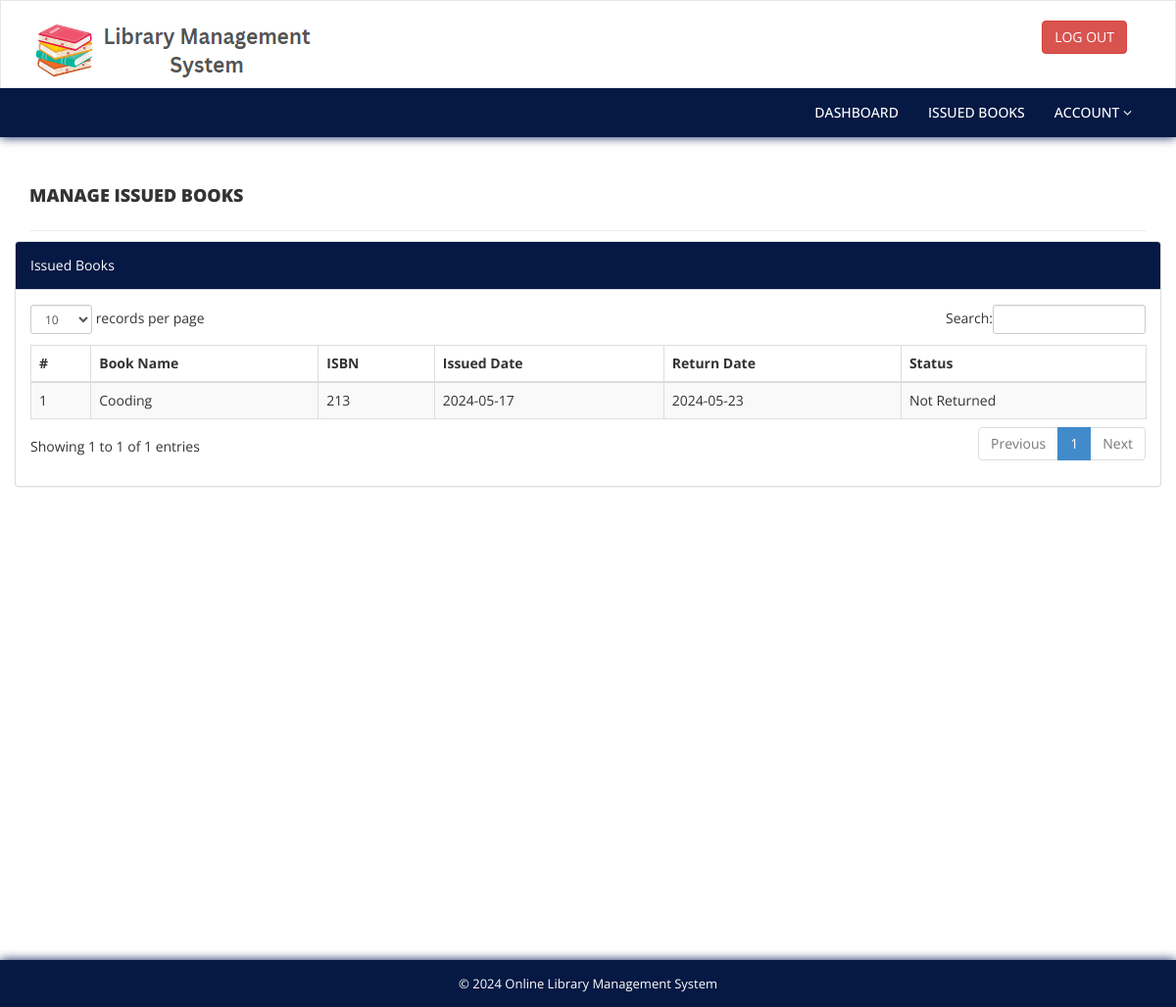
Before: /not-returned.php (signed in) with the older database file.
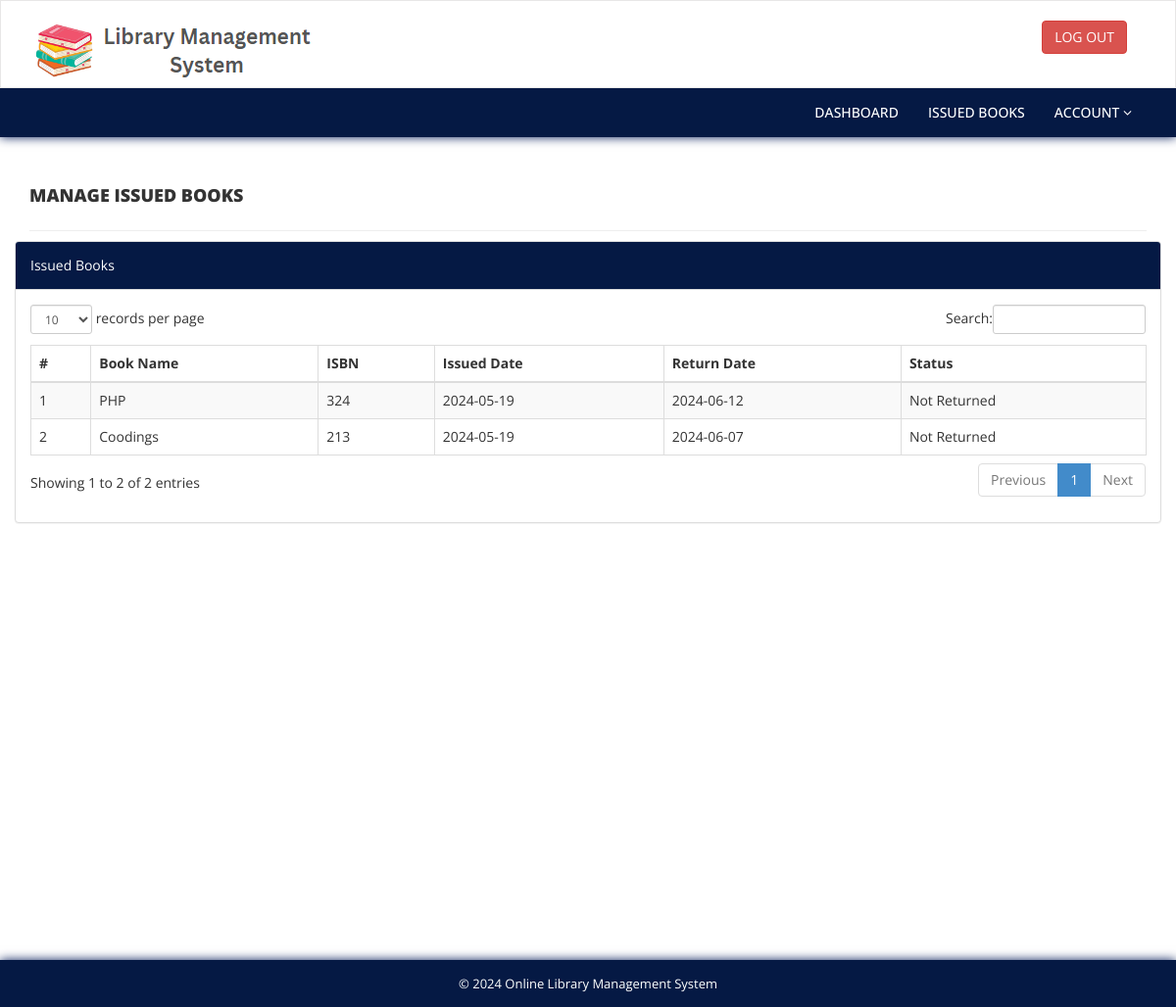
After: the same page with the newer database file.
### tables this page shows
CREATE TABLE `tblissuedbookdetails` (
  `id` int(11) NOT NULL,
  `BookId` int(11) DEFAULT NULL,
  `StudentID` varchar(150) DEFAULT NULL,
  `IssuesDate` timestamp NULL DEFAULT current_timestamp(),
  `ReturnDate` timestamp NULL DEFAULT NULL ON UPDATE current_timestamp(),
  `ReturnStatus` int(1) DEFAULT NULL
);

CREATE TABLE `tblbooks` (
  `id` int(11) NOT NULL,
  `BookName` varchar(255) DEFAULT NULL,
  `CatId` int(11) DEFAULT NULL,
  `AuthorId` int(11) DEFAULT NULL,
  `ISBNNumber` int(11) DEFAULT NULL,
  `RegDate` timestamp NULL DEFAULT current_timestamp(),
  `UpdationDate` timestamp NULL DEFAULT NULL ON UPDATE current_timestamp()
);

### not-returned.php (the view, shortened to what this page needs)
<?php
include('includes/config.php');
if (strlen($_SESSION['login']) == 0) {
    header('location:index.php');
} else {
?>
    <!DOCTYPE html>
    <html xmlns="http://www.w3.org/1999/xhtml">
    <head>
        <link href="assets/css/bootstrap.css" rel="stylesheet" />
        <link href="assets/css/font-awesome.css" rel="stylesheet" />
        <link href="assets/js/dataTables/dataTables.bootstrap.css" rel="stylesheet" />
        <link href="assets/css/style.css" rel="stylesheet" />
    </head>
    <body>
        <?php include('includes/header.php'); ?>
        <div class="content-wrapper">
            <div class="container">
                <div class="row pad-botm">
                    <div class="col-md-12">
                        <h4 class="header-line">Manage Issued Books</h4>
                    </div>
                    <div class="row">
                        <div class="col-md-12">
                            <div class="panel panel-default">
                                <div class="panel-heading">
                                    Issued Books
                                </div>
                                <div class="panel-body">
                                    <div class="table-responsive">
                                        <table class="table table-striped table-bordered table-hover" id="dataTables-example">
                                            <thead>
                                                <tr>
                                                    <th>#</th>
                                                    <th>Book Name</th>
                                                    <th>ISBN </th>
                                                    <th>Issued Date</th>
                                                    <th>Return Date</th>
                                                    <th>Status</th>
                                                </tr>
                                            </thead>
                                            <tbody>
                                                <?php
                                                $sid = $_SESSION['stdid'];
                                                $sql = "SELECT tblbooks.BookName,tblbooks.ISBNNumber,tblissuedbookdetails.IssuesDate,tblissuedbookdetails.ReturnStatus,tblissuedbookdetails.ReturnDate,tblissuedbookdetails.id as rid from  tblissuedbookdetails join tblstudents on tblstudents.StudentId=tblissuedbookdetails.StudentId join tblbooks on tblbooks.id=tblissuedbookdetails.BookId where tblstudents.StudentId=:sid and ReturnStatus is null order by tblissuedbookdetails.id desc";
                                                $query = $dbh->prepare($sql);
                                                $query->bindParam(':sid', $sid, PDO::PARAM_STR);
                                                $query->execute();
                                                $results = $query->fetchAll(PDO::FETCH_OBJ);
                                                $cnt = 1;
                                                if ($query->rowCount() > 0) {
                                                    foreach ($results as $result) {               ?>
                                                        <tr class="odd gradeX">
                                                            <td class="center"><?php echo htmlentities($cnt); ?></td>
                                                            <td class="center"><?php echo htmlentities($result->BookName); ?></td>
                                                            <td class="center"><?php echo htmlentities($result->ISBNNumber); ?></td>
                                                            <td class="center"><?php echo date('Y-m-d', strtotime($result->IssuesDate)); ?></td>
                                                            <td class="center"><?php echo date('Y-m-d', strtotime($result->ReturnDate)); ?></td>
                                                            <td class="center"><?php echo htmlentities($result->ReturnStatus == 0 ? "Not Returned" : "Returned"); ?></td>
                                                        </tr>
                                                <?php $cnt = $cnt + 1;
                                                    }
                                                } ?>
                                            </tbody>
                                        </table>
                                    </div>
                                </div>
                            </div>
                        </div>
                    </div>
                </div>
            </div>
        </div>
        <?php include('includes/footer.php'); ?>
    </body>
    </html>
<?php } ?>

Changed rows visible on the page:
removed tblissuedbookdetails: BookId.BookName "Cooding", BookId.ISBNNumber "213", IssuesDate "2024-05-17", ReturnDate "2024-05-23", ReturnStatus "Not Returned"
added tblissuedbookdetails: BookId.BookName "PHP", BookId.ISBNNumber "324", IssuesDate "2024-05-19", ReturnDate "2024-06-12", ReturnStatus "Not Returned"
added tblissuedbookdetails: BookId.BookName "Coodings", BookId.ISBNNumber "213", IssuesDate "2024-05-19", ReturnDate "2024-06-07", ReturnStatus "Not Returned"
Other visible differences:
text written by a page script: "records per page Search: Showing 1 to 1 of 1 entries Previous 1 Next" → "records per page Search: Showing 1 to 2 of 2 entries Previous 1 Next"
